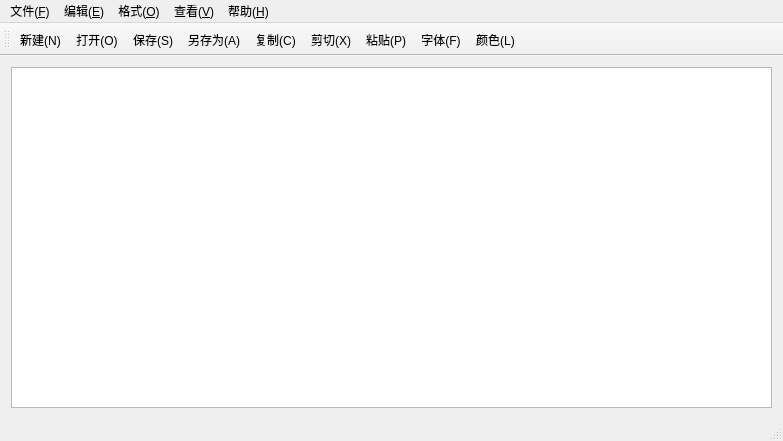
<?xml version="1.0" encoding="UTF-8"?>
<ui version="4.0">
 <class>fileEditer</class>
 <widget class="QMainWindow" name="fileEditer">
  <property name="geometry">
   <rect>
    <x>0</x>
    <y>0</y>
    <width>783</width>
    <height>441</height>
   </rect>
  </property>
  <property name="windowTitle">
   <string>editer</string>
  </property>
  <widget class="QWidget" name="FileWidget">
   <layout class="QVBoxLayout" name="verticalLayout">
    <item>
     <widget class="QTextEdit" name="fileContent">
      <property name="sizePolicy">
       <sizepolicy hsizetype="Expanding" vsizetype="Expanding">
        <horstretch>0</horstretch>
        <verstretch>0</verstretch>
       </sizepolicy>
      </property>
      <property name="styleSheet">
       <string notr="true">border-image: url(:/images/bg.jpg);</string>
      </property>
      <property name="html">
       <string>&lt;!DOCTYPE HTML PUBLIC &quot;-//W3C//DTD HTML 4.0//EN&quot; &quot;http://www.w3.org/TR/REC-html40/strict.dtd&quot;&gt;
&lt;html&gt;&lt;head&gt;&lt;meta name=&quot;qrichtext&quot; content=&quot;1&quot; /&gt;&lt;style type=&quot;text/css&quot;&gt;
p, li { white-space: pre-wrap; }
&lt;/style&gt;&lt;/head&gt;&lt;body style=&quot; font-family:'SimSun'; font-size:9pt; font-weight:400; font-style:normal;&quot;&gt;
&lt;p style=&quot;-qt-paragraph-type:empty; margin-top:0px; margin-bottom:0px; margin-left:0px; margin-right:0px; -qt-block-indent:0; text-indent:0px;&quot;&gt;&lt;br /&gt;&lt;/p&gt;&lt;/body&gt;&lt;/html&gt;</string>
      </property>
     </widget>
    </item>
   </layout>
  </widget>
  <widget class="QMenuBar" name="fileMenuBar">
   <property name="geometry">
    <rect>
     <x>0</x>
     <y>0</y>
     <width>783</width>
     <height>23</height>
    </rect>
   </property>
   <widget class="QMenu" name="menuFile">
    <property name="title">
     <string>文件(&amp;F)</string>
    </property>
    <addaction name="newFile"/>
    <addaction name="openFile"/>
    <addaction name="saveFile"/>
    <addaction name="saveFileAs"/>
    <addaction name="separator"/>
    <addaction name="pageSet"/>
    <addaction name="printFile"/>
    <addaction name="separator"/>
    <addaction name="exitFile"/>
   </widget>
   <widget class="QMenu" name="menuEdit">
    <property name="title">
     <string>编辑(&amp;E)</string>
    </property>
    <addaction name="cancel"/>
    <addaction name="redo"/>
    <addaction name="separator"/>
    <addaction name="copy"/>
    <addaction name="cut"/>
    <addaction name="paste"/>
    <addaction name="selectAll"/>
    <addaction name="separator"/>
    <addaction name="date"/>
   </widget>
   <widget class="QMenu" name="menuFormat">
    <property name="title">
     <string>格式(&amp;O)</string>
    </property>
    <addaction name="font"/>
    <addaction name="color"/>
   </widget>
   <widget class="QMenu" name="menuCheck">
    <property name="title">
     <string>查看(&amp;V)</string>
    </property>
   </widget>
   <widget class="QMenu" name="menuHelp">
    <property name="title">
     <string>帮助(&amp;H)</string>
    </property>
    <addaction name="update"/>
    <addaction name="about"/>
    <addaction name="help"/>
    <addaction name="aboutWeb"/>
    <addaction name="aboutQt"/>
   </widget>
   <addaction name="menuFile"/>
   <addaction name="menuEdit"/>
   <addaction name="menuFormat"/>
   <addaction name="menuCheck"/>
   <addaction name="menuHelp"/>
  </widget>
  <widget class="QToolBar" name="editerToolBar">
   <attribute name="toolBarArea">
    <enum>TopToolBarArea</enum>
   </attribute>
   <attribute name="toolBarBreak">
    <bool>false</bool>
   </attribute>
   <addaction name="newFile"/>
   <addaction name="openFile"/>
   <addaction name="saveFile"/>
   <addaction name="saveFileAs"/>
   <addaction name="copy"/>
   <addaction name="cut"/>
   <addaction name="paste"/>
   <addaction name="font"/>
   <addaction name="color"/>
  </widget>
  <widget class="QStatusBar" name="editStatusBar"/>
  <action name="newFile">
   <property name="icon">
    <iconset resource="imgs.qrc">
     <normaloff>:/images/menu/new.png</normaloff>:/images/menu/new.png</iconset>
   </property>
   <property name="text">
    <string>新建(&amp;N)</string>
   </property>
  </action>
  <action name="openFile">
   <property name="icon">
    <iconset resource="imgs.qrc">
     <normaloff>:/images/menu/open.png</normaloff>:/images/menu/open.png</iconset>
   </property>
   <property name="text">
    <string>打开(&amp;O)</string>
   </property>
  </action>
  <action name="saveFile">
   <property name="icon">
    <iconset resource="imgs.qrc">
     <normaloff>:/images/menu/save.png</normaloff>:/images/menu/save.png</iconset>
   </property>
   <property name="text">
    <string>保存(&amp;S)</string>
   </property>
  </action>
  <action name="saveFileAs">
   <property name="icon">
    <iconset resource="imgs.qrc">
     <normaloff>:/images/menu/saveas.png</normaloff>:/images/menu/saveas.png</iconset>
   </property>
   <property name="text">
    <string>另存为(&amp;A)</string>
   </property>
  </action>
  <action name="pageSet">
   <property name="icon">
    <iconset resource="imgs.qrc">
     <normaloff>:/images/menu/pageset.png</normaloff>:/images/menu/pageset.png</iconset>
   </property>
   <property name="text">
    <string>页面设置(&amp;U)</string>
   </property>
  </action>
  <action name="printFile">
   <property name="icon">
    <iconset resource="imgs.qrc">
     <normaloff>:/images/menu/print.png</normaloff>:/images/menu/print.png</iconset>
   </property>
   <property name="text">
    <string>打印(&amp;P)</string>
   </property>
  </action>
  <action name="exitFile">
   <property name="icon">
    <iconset resource="imgs.qrc">
     <normaloff>:/images/menu/exit.png</normaloff>:/images/menu/exit.png</iconset>
   </property>
   <property name="text">
    <string>退出(&amp;X)</string>
   </property>
  </action>
  <action name="cancel">
   <property name="icon">
    <iconset resource="imgs.qrc">
     <normaloff>:/images/menu/cancel.png</normaloff>:/images/menu/cancel.png</iconset>
   </property>
   <property name="text">
    <string>撤销(&amp;U)</string>
   </property>
   <property name="toolTip">
    <string>撤销(U)</string>
   </property>
  </action>
  <action name="redo">
   <property name="icon">
    <iconset resource="imgs.qrc">
     <normaloff>:/images/menu/redo.png</normaloff>:/images/menu/redo.png</iconset>
   </property>
   <property name="text">
    <string>重做(&amp;R)</string>
   </property>
   <property name="toolTip">
    <string>重做(R)</string>
   </property>
  </action>
  <action name="copy">
   <property name="icon">
    <iconset resource="imgs.qrc">
     <normaloff>:/images/menu/copy.png</normaloff>:/images/menu/copy.png</iconset>
   </property>
   <property name="text">
    <string>复制(&amp;C)</string>
   </property>
   <property name="toolTip">
    <string>复制(C)</string>
   </property>
  </action>
  <action name="cut">
   <property name="icon">
    <iconset resource="imgs.qrc">
     <normaloff>:/images/menu/cut.png</normaloff>:/images/menu/cut.png</iconset>
   </property>
   <property name="text">
    <string>剪切(&amp;X)</string>
   </property>
   <property name="toolTip">
    <string>剪切(X)</string>
   </property>
  </action>
  <action name="paste">
   <property name="icon">
    <iconset resource="imgs.qrc">
     <normaloff>:/images/menu/paste.png</normaloff>:/images/menu/paste.png</iconset>
   </property>
   <property name="text">
    <string>粘贴(&amp;P)</string>
   </property>
   <property name="toolTip">
    <string>粘贴(P)</string>
   </property>
  </action>
  <action name="selectAll">
   <property name="icon">
    <iconset resource="imgs.qrc">
     <normaloff>:/images/menu/selectall.png</normaloff>:/images/menu/selectall.png</iconset>
   </property>
   <property name="text">
    <string>全选(&amp;A)</string>
   </property>
   <property name="toolTip">
    <string>全选(A)</string>
   </property>
  </action>
  <action name="date">
   <property name="icon">
    <iconset resource="imgs.qrc">
     <normaloff>:/images/menu/date.png</normaloff>:/images/menu/date.png</iconset>
   </property>
   <property name="text">
    <string>日期(&amp;D)</string>
   </property>
   <property name="toolTip">
    <string>日期(D)</string>
   </property>
  </action>
  <action name="font">
   <property name="icon">
    <iconset resource="imgs.qrc">
     <normaloff>:/images/menu/font.png</normaloff>:/images/menu/font.png</iconset>
   </property>
   <property name="text">
    <string>字体(&amp;F)</string>
   </property>
   <property name="toolTip">
    <string>字体(F)</string>
   </property>
  </action>
  <action name="color">
   <property name="icon">
    <iconset resource="imgs.qrc">
     <normaloff>:/images/menu/color.png</normaloff>:/images/menu/color.png</iconset>
   </property>
   <property name="text">
    <string>颜色(&amp;L)</string>
   </property>
   <property name="toolTip">
    <string>颜色(L)</string>
   </property>
  </action>
  <action name="update">
   <property name="icon">
    <iconset resource="imgs.qrc">
     <normaloff>:/images/menu/cancel.png</normaloff>:/images/menu/cancel.png</iconset>
   </property>
   <property name="text">
    <string>更新(&amp;U)</string>
   </property>
   <property name="toolTip">
    <string>更新(U)</string>
   </property>
  </action>
  <action name="about">
   <property name="icon">
    <iconset resource="imgs.qrc">
     <normaloff>:/images/menu/color.png</normaloff>:/images/menu/color.png</iconset>
   </property>
   <property name="text">
    <string>关于软件(&amp;S)</string>
   </property>
   <property name="toolTip">
    <string>关于软件(S)</string>
   </property>
  </action>
  <action name="help">
   <property name="icon">
    <iconset resource="imgs.qrc">
     <normaloff>:/images/menu/copy.png</normaloff>:/images/menu/copy.png</iconset>
   </property>
   <property name="text">
    <string>帮助(&amp;E)</string>
   </property>
   <property name="toolTip">
    <string>帮助(E)</string>
   </property>
  </action>
  <action name="aboutWeb">
   <property name="icon">
    <iconset resource="imgs.qrc">
     <normaloff>:/images/menu/cut.png</normaloff>:/images/menu/cut.png</iconset>
   </property>
   <property name="text">
    <string>关于官网(&amp;W)</string>
   </property>
   <property name="toolTip">
    <string>关于官网(W)</string>
   </property>
  </action>
  <action name="aboutQt">
   <property name="icon">
    <iconset resource="imgs.qrc">
     <normaloff>:/images/menu/date.png</normaloff>:/images/menu/date.png</iconset>
   </property>
   <property name="text">
    <string>关于QT(&amp;Q)</string>
   </property>
   <property name="toolTip">
    <string>关于QT(Q)</string>
   </property>
  </action>
 </widget>
 <layoutdefault spacing="6" margin="11"/>
 <resources>
  <include location="imgs.qrc"/>
 </resources>
 <connections/>
</ui>
